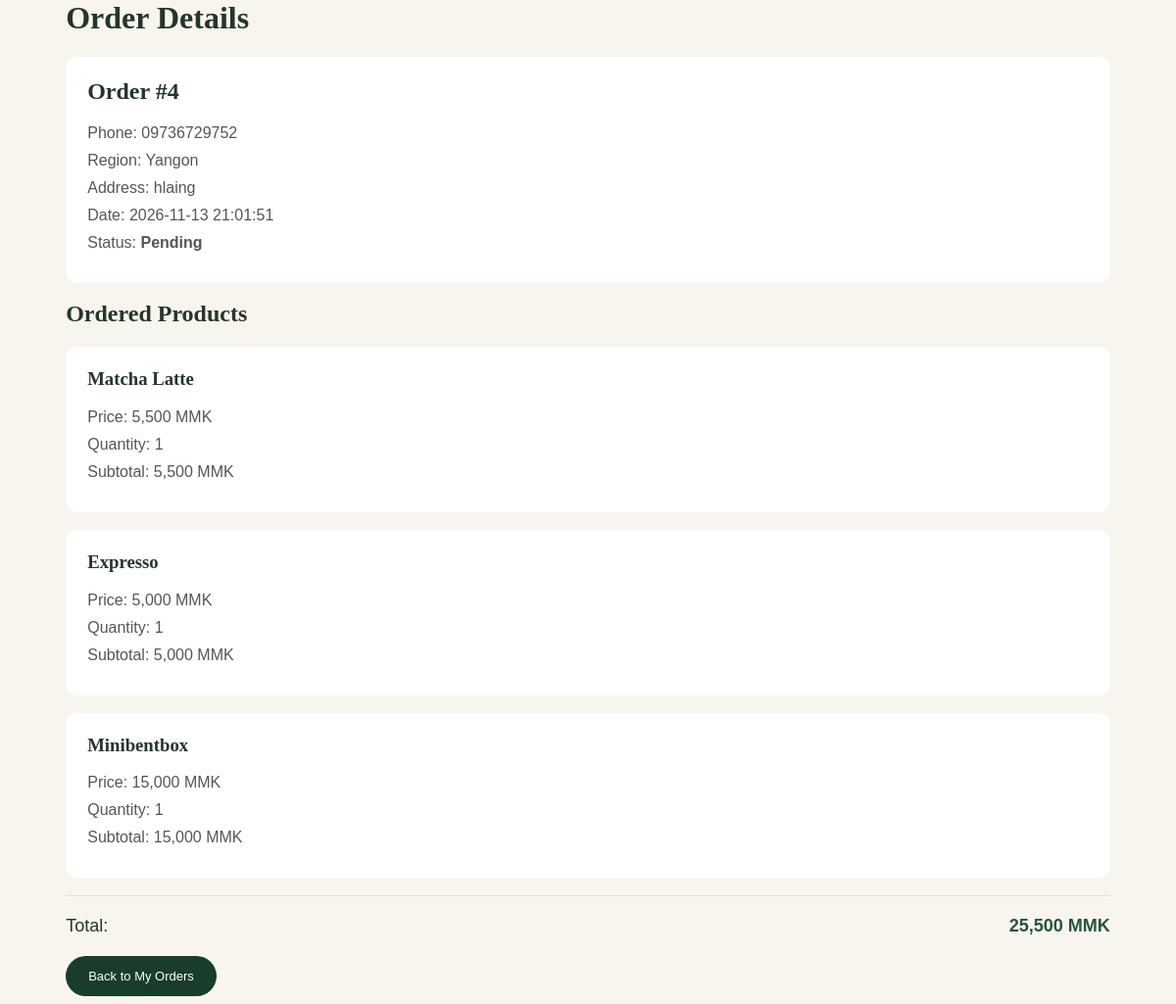
Page /order_detail.php?id=4 (signed in) on the committed database.
### tables this page shows
CREATE TABLE `orders` (
  `id` int(11) NOT NULL,
  `user_id` int(11) NOT NULL,
  `phone` varchar(30) NOT NULL,
  `region` varchar(100) NOT NULL,
  `address` text NOT NULL,
  `total` decimal(12,2) NOT NULL,
  `status` enum('Pending','Processing','Completed','Cancelled') DEFAULT 'Pending',
  `order_date` datetime DEFAULT current_timestamp()
);

CREATE TABLE `order_items` (
  `id` int(11) NOT NULL,
  `order_id` int(11) NOT NULL,
  `product_id` int(11) NOT NULL,
  `product_name` varchar(255) NOT NULL,
  `price` decimal(12,2) NOT NULL,
  `quantity` int(11) NOT NULL,
  `subtotal` decimal(12,2) NOT NULL
);

### order_detail.php (the view, shortened to what this page needs)
<?php
include('connection.php');
$user_id = (int)$_SESSION['id'];
$order_id = (int)($_GET['id'] ?? 0);
$sql = "SELECT * FROM orders
        WHERE id = $order_id AND user_id = $user_id";
$result = mysqli_query($conn, $sql);
$order = mysqli_fetch_assoc($result);
$item_sql = "SELECT * FROM order_items
             WHERE order_id = $order_id";
$items = mysqli_query($conn, $item_sql);
?>
<link rel="stylesheet" href="css/style1.css">
<body>
<div class="container">
    <h1>Order Details</h1>
    <div class="order-card">
        <h2>Order #<?php echo $order['id']; ?></h2>
        <p>Phone: <?php echo htmlspecialchars($order['phone']); ?></p>
        <p>Region: <?php echo htmlspecialchars($order['region']); ?></p>
        <p>Address: <?php echo nl2br(htmlspecialchars($order['address'])); ?></p>
        <p>Date: <?php echo htmlspecialchars($order['order_date']); ?></p>
        <p>Status:
            <strong><?php echo htmlspecialchars($order['status']); ?></strong>
        </p>
    </div>
    <h2>Ordered Products</h2>
    <?php while ($item = mysqli_fetch_assoc($items)) { ?>
        <div class="order-item">
            <h3><?php echo htmlspecialchars($item['product_name']); ?></h3>
            <p>
                Price: <?php echo number_format($item['price']); ?> MMK
            </p>
            <p>Quantity: <?php echo $item['quantity']; ?></p>
            <p>
                Subtotal:
                <?php echo number_format($item['subtotal']); ?> MMK
            </p>
        </div>
    <?php } ?>
    <div class="checkout-total">
        Total:
        <strong><?php echo number_format($order['total']); ?> MMK</strong>
    </div>
    <a href="orders.php" class="btn">Back to My Orders</a>
</div>
</body>

### css/style1.css (style rules this page uses)
* { margin-top: 0; padding: 0; box-sizing: border-box; }
body { font-family: Arial, Helvetica, sans-serif; background: var(--cream); color: var(--text); min-height: 100vh; overflow-x: hidden; }
.btn { display: inline-flex; align-items: center; justify-content: center; gap: 12px; padding: 13px 23px; background: var(--green); color: white; font-size: 13px; border-radius: 30px; transition: 0.3s; text-decoration: none; }
.container { width: 90%; max-width: 1200px; margin: 0 auto; }
h1, h2, h3 { font-family: Georgia, serif; }
.checkout-total { display: flex; justify-content: space-between; gap: 15px; padding: 20px 0; margin-top: 15px; border-top: 1px solid #ddd; font-size: 18px; }
.checkout-total strong { color: #28543a; }
.order-card, .order-item { background: white; padding: 22px; border-radius: 12px; margin-bottom: 18px; }
.order-card p, .order-item p { margin: 10px 0; color: #555; overflow-wrap: anywhere; }

### rows in the picture
orders: id "4", phone "09736729752", region "Yangon", address "hlaing", order_date "2026-11-13 21:01:51", status "Pending", total "25,500"
order_items: product_name "Matcha Latte", price "5,500", quantity "1", subtotal "5,500"
order_items: product_name "Expresso", price "5,000", quantity "1", subtotal "5,000"
order_items: product_name "Minibentbox", price "15,000", quantity "1", subtotal "15,000"
